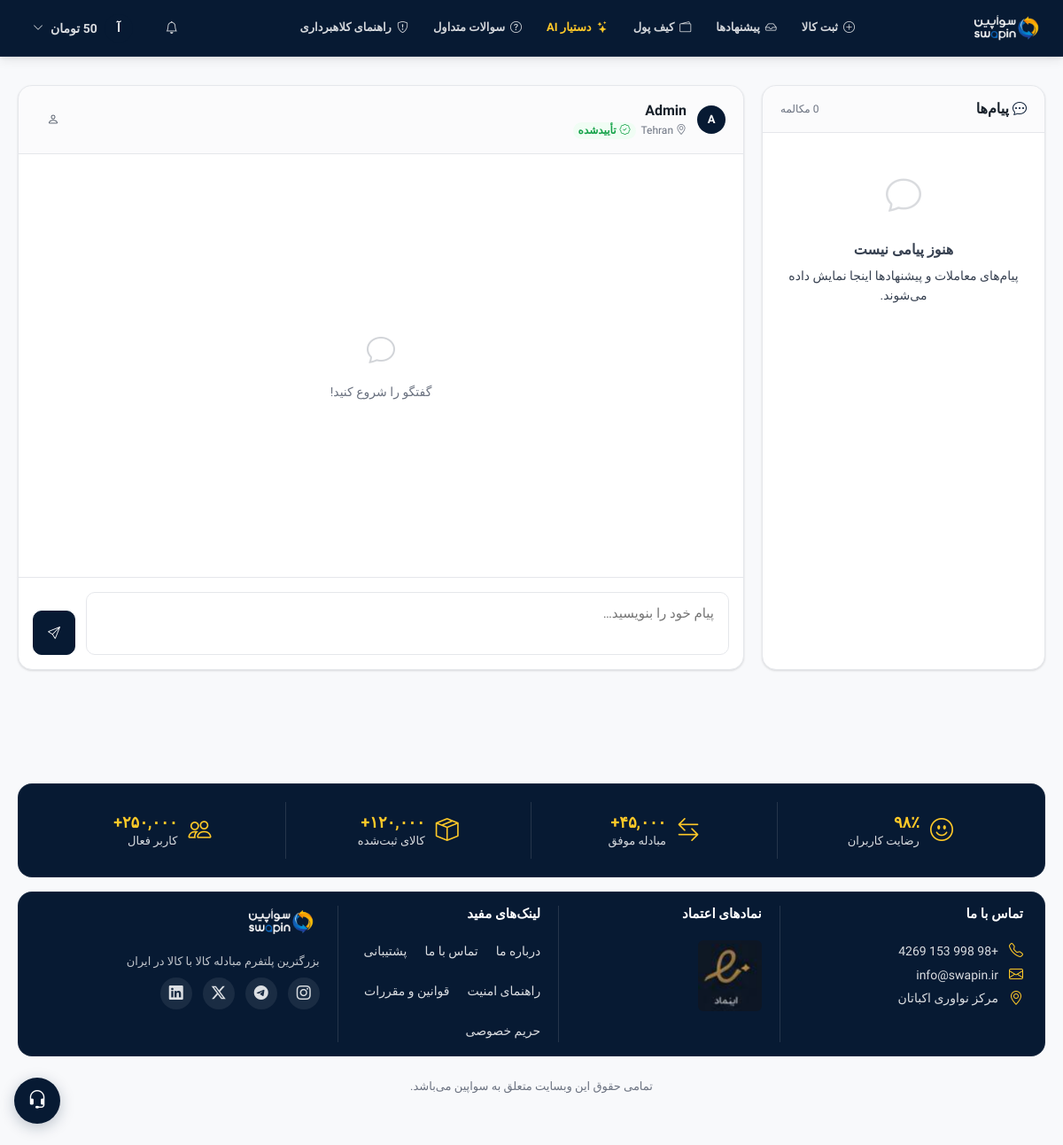
Screenshot of /messages.php?to=1 (signed in) with the database file from the repository.
### tables this page shows
CREATE TABLE `users` (
  `id` int UNSIGNED NOT NULL,
  `name` varchar(120) NOT NULL,
  `email` varchar(180) NOT NULL,
  `phone` varchar(20) DEFAULT NULL,
  `city` varchar(100) DEFAULT NULL,
  `avatar` varchar(200) DEFAULT NULL,
  `bio` text,
  `password_hash` varchar(255) NOT NULL,
  `credit_balance` decimal(12,2) NOT NULL DEFAULT '0.00',
  `rating` decimal(3,2) NOT NULL DEFAULT '0.00',
  `rating_count` int UNSIGNED NOT NULL DEFAULT '0',
  `verification_level` tinyint UNSIGNED NOT NULL DEFAULT '1' COMMENT '1=email,2=phone,3=id_verified',
  `is_active` tinyint(1) NOT NULL DEFAULT '1',
  `last_seen` datetime DEFAULT NULL,
  `created_at` datetime NOT NULL DEFAULT CURRENT_TIMESTAMP,
  `updated_at` datetime NOT NULL DEFAULT CURRENT_TIMESTAMP ON UPDATE CURRENT_TIMESTAMP
);

### messages.php (the view, shortened to what the rows shown need)
<?php
require_once __DIR__ . '/includes/config.php';
require_once __DIR__ . '/includes/layout.php';
$user = require_auth();
$uid  = $user['id'];
$toUserId = (int)($_GET['to'] ?? 0);
$chatUser = null;
$chatMessages = [];
if ($toUserId) {
    $chatUser = DB::fetch(
        'SELECT id, name, city, rating, verification_level FROM users WHERE id = ? AND is_active = 1',
        [$toUserId]
    );
    if ($chatUser) {
        $chatMessages = DB::fetchAll(
            'SELECT * FROM messages
             WHERE (from_user_id = ? AND to_user_id = ?)
                OR (from_user_id = ? AND to_user_id = ?)
             ORDER BY created_at ASC',
            [$uid, $toUserId, $toUserId, $uid]
        );
    }
}
render_head('پیام‌ها');
render_navbar($user);
?>
<div class="section-sm">
  <div class="container">
    <div style="display:grid;grid-template-columns:320px 1fr;gap:var(--sp-5);height:calc(100vh - 140px);min-height:500px">
      <div class="card" style="overflow:hidden;display:flex;flex-direction:column">
        <?php if (!$chatUser): ?>
        <div class="empty-state" style="flex:1;display:flex;flex-direction:column;align-items:center;justify-content:center">
          <i class="bi bi-chat-square-text" style="font-size:3rem"></i>
          <h3>یک مکالمه را انتخاب کنید</h3>
          <p>از فهرست سمت راست یک گفتگو را برای شروع چت انتخاب کنید.</p>
        </div>
        <?php else: ?>
        <div class="card-header" style="display:flex;align-items:center;gap:var(--sp-3)">
          <div class="avatar avatar-sm"><?= strtoupper(substr($chatUser['name'], 0, 1)) ?></div>
          <div>
            <div style="font-weight:700"><?= h($chatUser['name']) ?></div>
            <div class="fs-xs" style="color:var(--text-muted)">
              <?php if ($chatUser['city']): ?><i class="bi bi-geo-alt"></i> <?= h($chatUser['city']) ?><?php endif; ?>
              <?php if ($chatUser['verification_level'] >= 2): ?>
              &nbsp;<span class="badge badge-success" style="padding:1px 6px"><i class="bi bi-patch-check"></i> تأیید‌شده</span>
              <?php endif; ?>
            </div>
          </div>
          <div style="margin-inline-start:auto;display:flex;gap:var(--sp-2)">
            <a href="<?= APP_URL ?>/profile.php?id=<?= $chatUser['id'] ?>" class="btn btn-ghost btn-sm btn-icon" title="مشاهده پروفایل">
              <i class="bi bi-person"></i>
            </a>
          </div>
        </div>
        <div style="flex:1;overflow-y:auto;padding:var(--sp-5);display:flex;flex-direction:column;gap:var(--sp-3)" id="chat-box">
          <?php if (empty($chatMessages)): ?>
          <div style="flex:1;display:flex;align-items:center;justify-content:center;color:var(--text-muted);font-size:.875rem">
            <div style="text-align:center">
              <i class="bi bi-chat" style="font-size:2rem;opacity:.3;display:block;margin-bottom:var(--sp-3)"></i>
              گفتگو را شروع کنید!
            </div>
          </div>
          <?php endif; ?>
        </div>
        <div style="padding:var(--sp-4);border-top:1px solid var(--border)">
          <form method="POST" style="display:flex;gap:var(--sp-3);align-items:flex-end">
            <textarea name="body" class="form-control" rows="2" placeholder="پیام خود را بنویسید…" required
                      style="flex:1;resize:none;min-height:50px"
                      onkeydown="if(event.key==='Enter'&&!event.shiftKey){event.preventDefault();this.closest('form').submit()}"></textarea>
            <button type="submit" class="btn btn-primary" style="height:50px;flex-shrink:0">
              <i class="bi bi-send"></i>
            </button>
          </form>
        </div>
        <?php endif; ?>
      </div>
    </div>
  </div>
</div>
<?php render_footer(); ?>

### includes/layout.php (shortened to what the rows shown need)
<?php
require_once __DIR__ . '/config.php';
function render_head(string $title = '', string $desc = '', array $seo = []): void {
    $t         = $title ? h($title) . ' — ' . APP_NAME : APP_NAME . ' — بازار تعویض هوشمند';
    $d         = $desc  ? h($desc)  : 'کالا و خدمات را مستقیم در سواپین مبادله کنید — بازار تعویض هوشمند.';
    $url       = APP_URL;
    $canonical = h($seo['canonical'] ?? seo_canonical());
    $ogImage   = h($seo['og_image'] ?? LOGO_URL);
    $ogType    = h($seo['og_type'] ?? 'website');
    $robots    = h($seo['robots'] ?? 'index, follow');
    $ogTitle   = h($seo['og_title'] ?? ($title ?: APP_NAME . ' — بازار تعویض هوشمند'));
    $appName    = h(APP_NAME);
    $creditUnit = h(CREDIT_UNIT);
    $csrf       = h(csrf_token());
    $keywords = '';
    $jsonLd = '';
    echo <<<HTML
<!DOCTYPE html>
<html lang="fa" dir="rtl">
<head>
<meta charset="UTF-8">
<meta name="viewport" content="width=device-width, initial-scale=1.0">
<meta name="csrf-token" content="{$csrf}">
<title>{$t}</title>
<meta name="description" content="{$d}">
<meta name="robots" content="{$robots}">
<meta name="app-url" content="{$url}">
<meta name="credit-unit" content="{$creditUnit}">
<link rel="canonical" href="{$canonical}">
<meta property="og:locale" content="fa_IR">
<meta property="og:site_name" content="{$appName}">
<meta property="og:title" content="{$ogTitle}">
<meta property="og:description" content="{$d}">
<meta property="og:url" content="{$canonical}">
<meta property="og:type" content="{$ogType}">
<meta property="og:image" content="{$ogImage}">
<meta name="twitter:card" content="summary_large_image">
<meta name="twitter:title" content="{$ogTitle}">
<meta name="twitter:description" content="{$d}">
<meta name="twitter:image" content="{$ogImage}">
<meta name="theme-color" content="#0a2540">
{$keywords}{$jsonLd}<link rel="preconnect" href="https://fonts.googleapis.com">
<link rel="preconnect" href="https://fonts.gstatic.com" crossorigin>
<link href="https://fonts.googleapis.com/css2?family=Vazirmatn:wght@400;500;600;700;800&display=swap" rel="stylesheet">
<link rel="stylesheet" href="https://cdn.jsdelivr.net/npm/bootstrap-icons@1.11.3/font/bootstrap-icons.css">
<link rel="stylesheet" href="{$url}/src/css/main.css">
<link rel="icon" type="image/png" sizes="32x32" href="{$url}/src/img/fav_icon/android-chrome-512x512.png">
<link rel="icon" type="image/png" sizes="16x16" href="{$url}/src/img/fav_icon/android-chrome-192x192.png">
<link rel="apple-touch-icon" href="{$url}/src/img/fav_icon/apple-touch-icon.png">
<link rel="manifest" href="{$url}/src/img/fav_icon/site.webmanifest">
</head>
<body>
<a href="#main-content" class="skip-link">رفتن به محتوای اصلی</a>
HTML;
}
function render_navbar(?array $user = null): void {
    $url        = APP_URL;
    $logoUrl    = APP_URL . '/src/img/swapin-light-png.png';
    $appName    = APP_NAME;
    $creditUnit = h(CREDIT_UNIT);
    $unread     = 0;
    $pendOffers = 0;
    if ($user) {
        $unread     = (int)(DB::fetch('SELECT COUNT(*) as c FROM messages WHERE to_user_id = ? AND is_read = 0', [$user['id']])['c'] ?? 0);
        $pendOffers = (int)(DB::fetch(
            'SELECT COUNT(*) as c FROM trade_offers o JOIN listings l ON l.id = o.listing_id WHERE l.user_id = ? AND o.status = "pending"',
            [$user['id']]
        )['c'] ?? 0);
    }
    $notifTotal = $unread + $pendOffers;
    $notifClass = $notifTotal > 0 ? 'notif-dot' : '';
    $initials   = $user ? mb_strtoupper(mb_substr($user['name'], 0, 1)) : '';
    $loggedIn   = $user !== null;
    echo <<<HTML
<header class="site-header" role="banner">
<nav class="navbar" aria-label="ناوبری اصلی">
  <div class="navbar-inner">
    <button type="button" class="navbar-hamburger" id="nav-hamburger" aria-label="منو">
      <i class="bi bi-list"></i>
    </button>
    <a href="{$url}/" class="navbar-brand">
      <img src="{$logoUrl}" alt="{$appName}" class="brand-logo">
    </a>
    <div class="navbar-nav hide-mobile">
HTML;
    echo <<<HTML
    </div>
    <!-- <div class="navbar-search hide-mobile">
      <i class="bi bi-search search-icon"></i>
      <input type="search" id="global-search" placeholder="جستجوی آگهی‌ها…" autocomplete="off">
    </div> -->
    <div class="navbar-actions">
HTML;
    if ($loggedIn) {
        $credFmt = number_format((float)$user['credit_balance'], 0);
        echo <<<HTML
      <button type="button" class="btn btn-ghost btn-icon {$notifClass}" id="notif-bell-btn" title="اعلان‌ها" aria-label="اعلان‌ها">
        <i class="bi bi-bell"></i>
      </button>
      <div class="dropdown hide-mobile">
        <button class="btn btn-ghost d-flex align-center gap-2" id="user-menu-btn">
          <span class="avatar avatar-sm">{$initials}</span>
          <span class="hide-mobile" style="font-size:.875rem;font-weight:600">{$credFmt} {$creditUnit}</span>
          <i class="bi bi-chevron-down" style="font-size:.75rem"></i>
        </button>
        <div class="dropdown-menu" id="user-menu">
          <a href="{$url}/dashboard.php" class="dropdown-item"><i class="bi bi-speedometer2"></i> داشبورد</a>
HTML;
        $logoutCsrf = csrf_field();
        echo <<<HTML
          <form method="POST" action="{$url}/auth/logout.php" style="margin:0">
            {$logoutCsrf}
            <button type="submit" class="dropdown-item" style="color:var(--danger);width:100%;border:0;background:none;text-align:inherit;cursor:pointer;font:inherit">
              <i class="bi bi-box-arrow-right"></i> خروج
            </button>
          </form>
        </div>
      </div>
HTML;
    }
    echo <<<HTML
    </div>
  </div>
</nav>
</header>
<div class="mobile-nav-overlay" id="mobile-nav-overlay"></div>
<aside class="mobile-drawer" id="mobile-drawer">
  <div class="mobile-drawer__header">
    <strong>منو</strong>
    <button type="button" id="nav-hamburger-close" aria-label="بستن"><i class="bi bi-x-lg"></i></button>
  </div>
  <nav class="mobile-drawer__nav">
HTML;
    echo <<<HTML
  </nav>
</aside>
<div id="toast-container"></div>
HTML;
}
function render_footer(): void {
    $url      = APP_URL;
    echo <<<HTML
<script src="{$url}/src/js/app.js"></script>
</body>
</html>
HTML;
}

### rows the page displays
users: name "آ", credit_balance "50"
users: name "A", name "Admin"

### other values shown
$label "ثبت کالا"
$label "پیشنهادها"
$label "کیف پول"
$label "دستیار AI"
$label "سوالات متداول"
$label "راهنمای کلاهبرداری"
$creditUnit "تومان"
